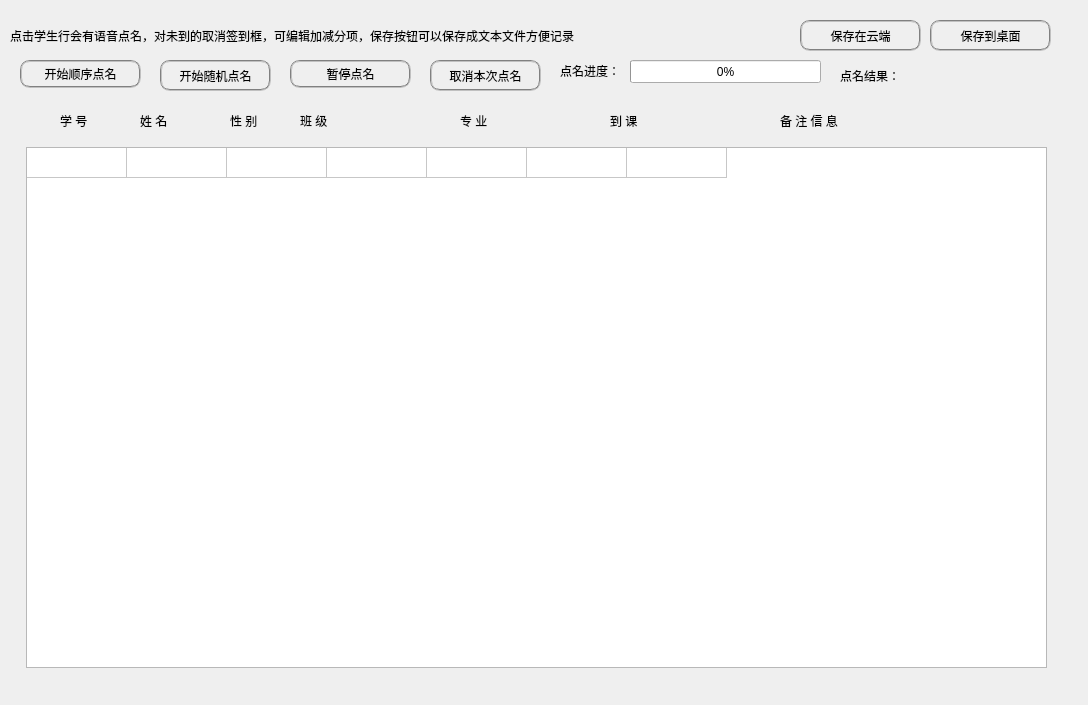
<?xml version="1.0" encoding="UTF-8"?>
<ui version="4.0">
 <class>Mingdan</class>
 <widget class="QDialog" name="Mingdan">
  <property name="geometry">
   <rect>
    <x>0</x>
    <y>0</y>
    <width>1088</width>
    <height>705</height>
   </rect>
  </property>
  <property name="windowTitle">
   <string>点名</string>
  </property>
  <property name="styleSheet">
   <string notr="true">#Mingdan { 
border-image: url(:/image/666.jpg); 
} 
#Mingdan * { 
border-image:url(/image/666.jpg); 
}</string>
  </property>
  <widget class="QLabel" name="label">
   <property name="geometry">
    <rect>
     <x>10</x>
     <y>20</y>
     <width>761</width>
     <height>31</height>
    </rect>
   </property>
   <property name="styleSheet">
    <string notr="true">font: 75 12pt &quot;造字工房悦圆（非商用）常规体&quot;;</string>
   </property>
   <property name="text">
    <string>点击学生行会有语音点名，对未到的取消签到框，可编辑加减分项，保存按钮可以保存成文本文件方便记录</string>
   </property>
  </widget>
  <widget class="QPushButton" name="pushButton">
   <property name="geometry">
    <rect>
     <x>930</x>
     <y>20</y>
     <width>121</width>
     <height>31</height>
    </rect>
   </property>
   <property name="cursor">
    <cursorShape>PointingHandCursor</cursorShape>
   </property>
   <property name="styleSheet">
    <string notr="true">image: url(:/image/toum.png);
font: 75 12pt &quot;造字工房悦圆（非商用）常规体&quot;;
border:2px groove gray;
border-radius:10px;
padding:2px 4px;</string>
   </property>
   <property name="text">
    <string>保存到桌面</string>
   </property>
  </widget>
  <widget class="QPushButton" name="pushButton_2">
   <property name="geometry">
    <rect>
     <x>800</x>
     <y>20</y>
     <width>121</width>
     <height>31</height>
    </rect>
   </property>
   <property name="cursor">
    <cursorShape>PointingHandCursor</cursorShape>
   </property>
   <property name="styleSheet">
    <string notr="true">font: 75 12pt &quot;造字工房悦圆（非商用）常规体&quot;;
image: url(:/image/toum.png);
border:2px groove gray;
border-radius:10px;
padding:2px 4px;</string>
   </property>
   <property name="text">
    <string>保存在云端</string>
   </property>
  </widget>
  <widget class="QWidget" name="formLayoutWidget">
   <property name="geometry">
    <rect>
     <x>20</x>
     <y>132</y>
     <width>1061</width>
     <height>551</height>
    </rect>
   </property>
   <layout class="QFormLayout" name="formLayout">
    <item row="0" column="1">
     <widget class="QTableWidget" name="tableWidget">
      <property name="minimumSize">
       <size>
        <width>1021</width>
        <height>521</height>
       </size>
      </property>
      <property name="maximumSize">
       <size>
        <width>1021</width>
        <height>521</height>
       </size>
      </property>
      <property name="styleSheet">
       <string notr="true">background-image: url(:/image/toum.png);</string>
      </property>
      <property name="dragEnabled">
       <bool>true</bool>
      </property>
      <property name="gridStyle">
       <enum>Qt::SolidLine</enum>
      </property>
      <property name="sortingEnabled">
       <bool>false</bool>
      </property>
      <property name="wordWrap">
       <bool>true</bool>
      </property>
      <property name="columnCount">
       <number>7</number>
      </property>
      <attribute name="horizontalHeaderVisible">
       <bool>false</bool>
      </attribute>
      <attribute name="horizontalHeaderCascadingSectionResizes">
       <bool>false</bool>
      </attribute>
      <attribute name="verticalHeaderVisible">
       <bool>false</bool>
      </attribute>
      <row>
       <property name="text">
        <string/>
       </property>
      </row>
      <column>
       <property name="text">
        <string>学号</string>
       </property>
      </column>
      <column>
       <property name="text">
        <string>姓名</string>
       </property>
      </column>
      <column>
       <property name="text">
        <string>性别</string>
       </property>
      </column>
      <column>
       <property name="text">
        <string>班级</string>
       </property>
      </column>
      <column>
       <property name="text">
        <string>专业</string>
       </property>
      </column>
      <column>
       <property name="text">
        <string>签到框</string>
       </property>
      </column>
      <column>
       <property name="text">
        <string>加减分项</string>
       </property>
      </column>
     </widget>
    </item>
   </layout>
  </widget>
  <widget class="QPushButton" name="pushButton_3">
   <property name="geometry">
    <rect>
     <x>20</x>
     <y>60</y>
     <width>121</width>
     <height>28</height>
    </rect>
   </property>
   <property name="cursor">
    <cursorShape>PointingHandCursor</cursorShape>
   </property>
   <property name="styleSheet">
    <string notr="true">font: 75 12pt &quot;造字工房悦圆（非商用）常规体&quot;;
border:2px groove gray;
border-radius:10px;
padding:2px 4px;</string>
   </property>
   <property name="text">
    <string>开始顺序点名</string>
   </property>
  </widget>
  <widget class="QPushButton" name="pushButton_5">
   <property name="geometry">
    <rect>
     <x>290</x>
     <y>60</y>
     <width>121</width>
     <height>28</height>
    </rect>
   </property>
   <property name="cursor">
    <cursorShape>PointingHandCursor</cursorShape>
   </property>
   <property name="styleSheet">
    <string notr="true">font: 75 12pt &quot;造字工房悦圆（非商用）常规体&quot;;
border:2px groove gray;
border-radius:10px;
padding:2px 4px;</string>
   </property>
   <property name="text">
    <string>暂停点名</string>
   </property>
  </widget>
  <widget class="QPushButton" name="pushButton_4">
   <property name="geometry">
    <rect>
     <x>160</x>
     <y>60</y>
     <width>111</width>
     <height>31</height>
    </rect>
   </property>
   <property name="cursor">
    <cursorShape>PointingHandCursor</cursorShape>
   </property>
   <property name="styleSheet">
    <string notr="true">font: 75 12pt &quot;造字工房悦圆（非商用）常规体&quot;;
border:2px groove gray;
border-radius:10px;
padding:2px 4px;</string>
   </property>
   <property name="text">
    <string>开始随机点名</string>
   </property>
  </widget>
  <widget class="QPushButton" name="pushButton_6">
   <property name="geometry">
    <rect>
     <x>430</x>
     <y>60</y>
     <width>111</width>
     <height>31</height>
    </rect>
   </property>
   <property name="cursor">
    <cursorShape>PointingHandCursor</cursorShape>
   </property>
   <property name="styleSheet">
    <string notr="true">font: 75 12pt &quot;造字工房悦圆（非商用）常规体&quot;;
border:2px groove gray;
border-radius:10px;
padding:2px 4px;</string>
   </property>
   <property name="text">
    <string>取消本次点名</string>
   </property>
  </widget>
  <widget class="QProgressBar" name="progressBar">
   <property name="geometry">
    <rect>
     <x>630</x>
     <y>60</y>
     <width>191</width>
     <height>23</height>
    </rect>
   </property>
   <property name="value">
    <number>0</number>
   </property>
  </widget>
  <widget class="QLabel" name="label_2">
   <property name="geometry">
    <rect>
     <x>770</x>
     <y>80</y>
     <width>761</width>
     <height>31</height>
    </rect>
   </property>
   <property name="styleSheet">
    <string notr="true">font: 25 12pt &quot;微软雅黑 Light&quot;;</string>
   </property>
   <property name="text">
    <string/>
   </property>
  </widget>
  <widget class="QLabel" name="label_3">
   <property name="geometry">
    <rect>
     <x>840</x>
     <y>60</y>
     <width>221</width>
     <height>31</height>
    </rect>
   </property>
   <property name="styleSheet">
    <string notr="true">font: 25 12pt &quot;微软雅黑 Light&quot;;</string>
   </property>
   <property name="text">
    <string>点名结果：</string>
   </property>
  </widget>
  <widget class="QLabel" name="label_4">
   <property name="geometry">
    <rect>
     <x>60</x>
     <y>110</y>
     <width>61</width>
     <height>21</height>
    </rect>
   </property>
   <property name="styleSheet">
    <string notr="true">font: 75 12pt &quot;造字工房悦圆（非商用）常规体&quot;;</string>
   </property>
   <property name="text">
    <string>学 号</string>
   </property>
  </widget>
  <widget class="QLabel" name="label_6">
   <property name="geometry">
    <rect>
     <x>140</x>
     <y>110</y>
     <width>61</width>
     <height>21</height>
    </rect>
   </property>
   <property name="styleSheet">
    <string notr="true">font: 75 12pt &quot;造字工房悦圆（非商用）常规体&quot;;</string>
   </property>
   <property name="text">
    <string>姓 名</string>
   </property>
  </widget>
  <widget class="QLabel" name="label_5">
   <property name="geometry">
    <rect>
     <x>230</x>
     <y>110</y>
     <width>61</width>
     <height>21</height>
    </rect>
   </property>
   <property name="styleSheet">
    <string notr="true">font: 75 12pt &quot;造字工房悦圆（非商用）常规体&quot;;</string>
   </property>
   <property name="text">
    <string>性 别</string>
   </property>
  </widget>
  <widget class="QLabel" name="label_7">
   <property name="geometry">
    <rect>
     <x>300</x>
     <y>110</y>
     <width>61</width>
     <height>21</height>
    </rect>
   </property>
   <property name="styleSheet">
    <string notr="true">font: 75 12pt &quot;造字工房悦圆（非商用）常规体&quot;;</string>
   </property>
   <property name="text">
    <string>班 级</string>
   </property>
  </widget>
  <widget class="QLabel" name="label_8">
   <property name="geometry">
    <rect>
     <x>460</x>
     <y>110</y>
     <width>61</width>
     <height>21</height>
    </rect>
   </property>
   <property name="styleSheet">
    <string notr="true">font: 75 12pt &quot;造字工房悦圆（非商用）常规体&quot;;</string>
   </property>
   <property name="text">
    <string>专 业</string>
   </property>
  </widget>
  <widget class="QLabel" name="label_9">
   <property name="geometry">
    <rect>
     <x>610</x>
     <y>110</y>
     <width>61</width>
     <height>21</height>
    </rect>
   </property>
   <property name="styleSheet">
    <string notr="true">font: 75 12pt &quot;造字工房悦圆（非商用）常规体&quot;;</string>
   </property>
   <property name="text">
    <string>到 课</string>
   </property>
  </widget>
  <widget class="QLabel" name="label_11">
   <property name="geometry">
    <rect>
     <x>780</x>
     <y>110</y>
     <width>91</width>
     <height>21</height>
    </rect>
   </property>
   <property name="styleSheet">
    <string notr="true">font: 75 12pt &quot;造字工房悦圆（非商用）常规体&quot;;</string>
   </property>
   <property name="text">
    <string>备 注 信 息</string>
   </property>
  </widget>
  <widget class="QLabel" name="label_10">
   <property name="geometry">
    <rect>
     <x>560</x>
     <y>60</y>
     <width>101</width>
     <height>21</height>
    </rect>
   </property>
   <property name="styleSheet">
    <string notr="true">font: 75 12pt &quot;造字工房悦圆（非商用）常规体&quot;;</string>
   </property>
   <property name="text">
    <string>点名进度：</string>
   </property>
  </widget>
 </widget>
 <resources/>
 <connections/>
</ui>
